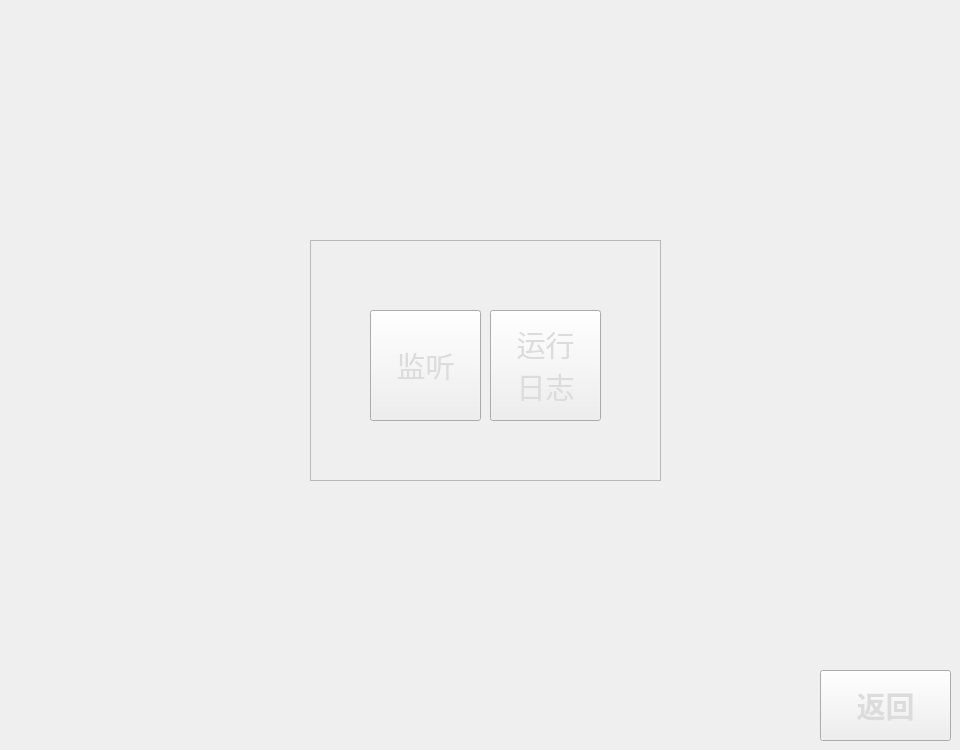
   <widget class="QWidget" name="tab_11">
    <property name="styleSheet">
     <string notr="true">QWidget#tab_11{
	background-color: rgb(173, 181, 178);
}
</string>
    </property>
    <attribute name="title">
     <string>页</string>
    </attribute>
    <widget class="QPushButton" name="pushButton_systemset_back">
     <property name="geometry">
      <rect>
       <x>820</x>
       <y>670</y>
       <width>131</width>
       <height>71</height>
      </rect>
     </property>
     <property name="font">
      <font>
       <family>Agency FB</family>
       <pointsize>22</pointsize>
       <weight>75</weight>
       <bold>true</bold>
      </font>
     </property>
     <property name="styleSheet">
      <string notr="true">QPushButton
{
	border-image: url(:/button_normal.png);
	color: rgb(220, 220, 220);
}

QPushButton::pressed
{
	color: rgb(220, 220, 220);
	border-image: url(:/yellow_square.png);
}</string>
     </property>
     <property name="text">
      <string>返回</string>
     </property>
    </widget>
    <widget class="QFrame" name="frame_30">
     <property name="geometry">
      <rect>
       <x>310</x>
       <y>240</y>
       <width>351</width>
       <height>241</height>
      </rect>
     </property>
     <property name="frameShape">
      <enum>QFrame::StyledPanel</enum>
     </property>
     <property name="frameShadow">
      <enum>QFrame::Raised</enum>
     </property>
     <widget class="QPushButton" name="pushButton_mute_or_monitor">
      <property name="geometry">
       <rect>
        <x>60</x>
        <y>70</y>
        <width>111</width>
        <height>111</height>
       </rect>
      </property>
      <property name="font">
       <font>
        <pointsize>22</pointsize>
       </font>
      </property>
      <property name="styleSheet">
       <string notr="true">QPushButton
{
	border-image: url(:/button_normal.png);
	color: rgb(220, 220, 220);
}

QPushButton::pressed
{
	color: rgb(220, 220, 220);
	border-image: url(:/yellow_square.png);
}
</string>
      </property>
      <property name="text">
       <string>监听</string>
      </property>
     </widget>
     <widget class="QPushButton" name="pushButton_passenger_intercom_mode">
      <property name="geometry">
       <rect>
        <x>500</x>
        <y>80</y>
        <width>111</width>
        <height>111</height>
       </rect>
      </property>
      <property name="font">
       <font>
        <pointsize>22</pointsize>
       </font>
      </property>
      <property name="styleSheet">
       <string notr="true">QPushButton
{
	border-image: url(:/button_normal.png);
	color: rgb(220, 220, 220);
}

QPushButton::pressed
{
	color: rgb(220, 220, 220);
	border-image: url(:/yellow_square.png);
}</string>
      </property>
      <property name="text">
       <string>乘客
对讲</string>
      </property>
     </widget>
     <widget class="QPushButton" name="pushButton_driver_talkback">
      <property name="geometry">
       <rect>
        <x>510</x>
        <y>80</y>
        <width>111</width>
        <height>111</height>
       </rect>
      </property>
      <property name="font">
       <font>
        <pointsize>22</pointsize>
       </font>
      </property>
      <property name="styleSheet">
       <string notr="true">QPushButton
{
	border-image: url(:/button_normal.png);
	color: rgb(220, 220, 220);
}

QPushButton::pressed
{
	color: rgb(220, 220, 220);
	border-image: url(:/yellow_square.png);
}
</string>
      </property>
      <property name="text">
       <string>司机
对讲</string>
      </property>
     </widget>
     <widget class="QPushButton" name="pushButton_urgency_mode">
      <property name="geometry">
       <rect>
        <x>500</x>
        <y>80</y>
        <width>111</width>
        <height>111</height>
       </rect>
      </property>
      <property name="font">
       <font>
        <pointsize>22</pointsize>
       </font>
      </property>
      <property name="styleSheet">
       <string notr="true">QPushButton
{
	border-image: url(:/button_normal.png);
	color: rgb(220, 220, 220);
}

QPushButton::pressed
{
	color: rgb(220, 220, 220);
	border-image: url(:/yellow_square.png);
}</string>
      </property>
      <property name="text">
       <string>紧急
广播</string>
      </property>
     </widget>
     <widget class="QPushButton" name="pushButton_log">
      <property name="geometry">
       <rect>
        <x>180</x>
        <y>70</y>
        <width>111</width>
        <height>111</height>
       </rect>
      </property>
      <property name="font">
       <font>
        <pointsize>22</pointsize>
       </font>
      </property>
      <property name="styleSheet">
       <string notr="true">QPushButton
{
	border-image: url(:/button_normal.png);
	color: rgb(220, 220, 220);
}

QPushButton::pressed
{
	color: rgb(220, 220, 220);
	border-image: url(:/yellow_square.png);
}
</string>
      </property>
      <property name="text">
       <string>运行
日志</string>
      </property>
     </widget>
    </widget>
   </widget>
